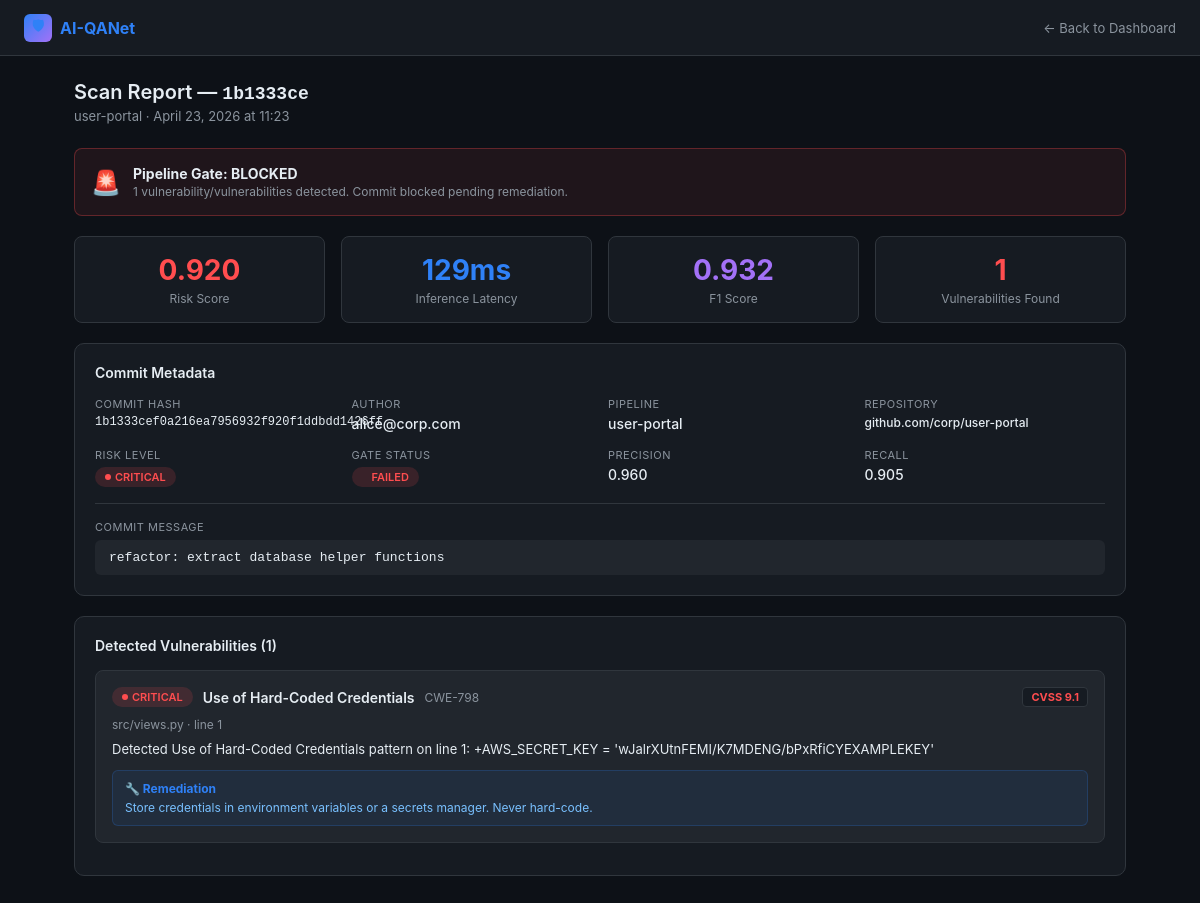
/run/1/, run on the app's committed database.
### scanner/models.py (models this page shows, shortened)
class PipelineRun(models.Model):
    RISK_CHOICES = [
        ('critical', 'Critical Vulnerability'),
        ('high', 'High Risk'),
        ('medium', 'Medium Risk'),
        ('low', 'Low / No Risk'),
    ]
    STATUS_CHOICES = [
        ('passed', 'Passed'),
        ('failed', 'Failed'),
        ('running', 'Running'),
    ]
    pipeline = models.ForeignKey(Pipeline, on_delete=models.CASCADE, related_name='runs')
    commit_hash = models.CharField(max_length=40)
    commit_message = models.TextField()
    author = models.CharField(max_length=100)
    risk_level = models.CharField(max_length=20, choices=RISK_CHOICES)
    risk_score = models.FloatField(help_text="0.0 to 1.0")
    status = models.CharField(max_length=20, choices=STATUS_CHOICES)
    inference_ms = models.IntegerField(help_text="Inference latency in ms")
    precision = models.FloatField(default=0.0)
    recall = models.FloatField(default=0.0)
    f1_score = models.FloatField(default=0.0)
    vulnerabilities_found = models.IntegerField(default=0)
    _vulnerabilities_detail = models.TextField(db_column='vulnerabilities_detail', default='[]')
    created_at = models.DateTimeField(auto_now_add=True)
    @property
    def vulnerabilities_detail(self):
        return json.loads(self._vulnerabilities_detail)
    @vulnerabilities_detail.setter
    def vulnerabilities_detail(self, value):
        self._vulnerabilities_detail = json.dumps(value)

class Pipeline(models.Model):
    name = models.CharField(max_length=200)
    repository = models.CharField(max_length=300)
    branch = models.CharField(max_length=100, default='main')
    created_at = models.DateTimeField(auto_now_add=True)

class Vulnerability(models.Model):
    SEVERITY_CHOICES = [
        ('critical', 'Critical'),
        ('high', 'High'),
        ('medium', 'Medium'),
        ('low', 'Low'),
    ]
    run = models.ForeignKey(PipelineRun, on_delete=models.CASCADE, related_name='vuln_set')
    cwe_id = models.CharField(max_length=20)
    cve_id = models.CharField(max_length=30, blank=True)
    title = models.CharField(max_length=300)
    description = models.TextField()
    severity = models.CharField(max_length=20, choices=SEVERITY_CHOICES)
    file_path = models.CharField(max_length=500)
    line_number = models.IntegerField()
    cvss_score = models.FloatField(default=0.0)
    remediation = models.TextField(blank=True)

### scanner/views.py (the view)
# urls.py: path('run/<int:pk>/', views.run_detail, name='run_detail'),
def run_detail(request, pk):
    run = get_object_or_404(PipelineRun.objects.select_related('pipeline'), pk=pk)
    vulns = run.vuln_set.order_by('-cvss_score')
    context = {'run': run, 'vulns': vulns}
    return render(request, 'scanner/run_detail.html', context)

### scanner/templates/scanner/run_detail.html (shortened to what this page needs)
<!DOCTYPE html>
<html lang="en">
<head>
</head>
<body>
<nav>
  <a href="{% url 'dashboard' %}" class="nav-brand"><div class="icon">🛡</div>AI-QANet</a>
  <a href="{% url 'dashboard' %}" class="back-link">← Back to Dashboard</a>
</nav>
<div class="page">
  <div class="page-title">Scan Report — <code style="font-size:18px">{{ run.commit_hash|slice:":8" }}</code></div>
  <div class="page-sub">{{ run.pipeline.name }} · {{ run.created_at|date:"F j, Y \a\t H:i" }}</div>
  {% if run.status == 'passed' %}
  <div class="pass-banner">
    <div class="banner-icon">✅</div>
    <div class="banner-text"><strong>Pipeline Gate: PASSED</strong><p>No critical or high-severity vulnerabilities detected. Commit cleared for merge.</p></div>
  </div>
  {% else %}
  <div class="fail-banner">
    <div class="banner-icon">🚨</div>
    <div class="banner-text"><strong>Pipeline Gate: BLOCKED</strong><p>{{ run.vulnerabilities_found }} vulnerability/vulnerabilities detected. Commit blocked pending remediation.</p></div>
  </div>
  {% endif %}
  <div class="metrics-row">
    <div class="metric"><div class="val" style="color:{% if run.risk_level == 'critical' %}var(--critical){% elif run.risk_level == 'high' %}var(--high){% elif run.risk_level == 'medium' %}var(--medium){% else %}var(--low){% endif %}">{{ run.risk_score|floatformat:3 }}</div><div class="lbl">Risk Score</div></div>
    <div class="metric"><div class="val">{{ run.inference_ms }}ms</div><div class="lbl">Inference Latency</div></div>
    <div class="metric"><div class="val" style="color:#a371f7">{{ run.f1_score|floatformat:3 }}</div><div class="lbl">F1 Score</div></div>
    <div class="metric"><div class="val" style="color:var(--critical)">{{ run.vulnerabilities_found }}</div><div class="lbl">Vulnerabilities Found</div></div>
  </div>
  <div class="card">
    <div class="card-title">Commit Metadata</div>
    <div class="meta-grid">
      <div class="meta-item"><div class="label">Commit Hash</div><div class="value" style="font-family:monospace;font-size:12px">{{ run.commit_hash }}</div></div>
      <div class="meta-item"><div class="label">Author</div><div class="value">{{ run.author }}</div></div>
      <div class="meta-item"><div class="label">Pipeline</div><div class="value">{{ run.pipeline.name }}</div></div>
      <div class="meta-item"><div class="label">Repository</div><div class="value" style="font-size:12px">{{ run.pipeline.repository }}</div></div>
      <div class="meta-item"><div class="label">Risk Level</div><div class="value"><span class="badge badge-{{ run.risk_level }}">{{ run.risk_level }}</span></div></div>
      <div class="meta-item"><div class="label">Gate Status</div><div class="value"><span class="badge badge-{{ run.status }}">{{ run.status }}</span></div></div>
      <div class="meta-item"><div class="label">Precision</div><div class="value">{{ run.precision|floatformat:3 }}</div></div>
      <div class="meta-item"><div class="label">Recall</div><div class="value">{{ run.recall|floatformat:3 }}</div></div>
    </div>
    <div style="margin-top:16px;padding-top:16px;border-top:1px solid var(--border)">
      <div class="meta-item"><div class="label" style="margin-bottom:6px">Commit Message</div><div class="value" style="background:var(--surface2);padding:10px 14px;border-radius:6px;font-family:monospace;font-size:13px">{{ run.commit_message }}</div></div>
    </div>
  </div>
  <div class="card">
    <div class="card-title">Detected Vulnerabilities ({{ vulns|length }})</div>
    {% if vulns %}
      {% for v in vulns %}
      <div class="vuln-card">
        <div class="vuln-header">
          <span class="badge badge-{{ v.severity }}">{{ v.severity }}</span>
          <span class="vuln-title">{{ v.title }}</span>
          <span style="color:var(--muted);font-size:12px">{{ v.cwe_id }}</span>
          <span class="cvss-badge" style="color:{% if v.cvss_score >= 9 %}var(--critical){% elif v.cvss_score >= 7 %}var(--high){% elif v.cvss_score >= 4 %}var(--medium){% else %}var(--low){% endif %}">CVSS {{ v.cvss_score }}</span>
        </div>
        <div class="vuln-meta">{{ v.file_path }} · line {{ v.line_number }}</div>
        <div class="vuln-desc">{{ v.description }}</div>
        <div class="vuln-remediation"><strong>🔧 Remediation</strong>{{ v.remediation }}</div>
      </div>
      {% endfor %}
    {% else %}
      <div class="empty">
        <div style="font-size:40px;margin-bottom:12px">🎉</div>
        <p>No vulnerabilities detected. This commit passed all AI-QANet security checks.</p>
      </div>
    {% endif %}
  </div>
</div>
</body>
</html>

### scanner/templates/scanner/run_detail.html (style rules this page uses)
:root { --bg:#0d1117;--surface:#161b22;--surface2:#21262d;--border:#30363d;--text:#e6edf3;--muted:#8b949e;--critical:#ff4d4f;--high:#ff7a00;--medium:#f0c040;--low:#3fb950;--accent:#2f81f7; }
* { box-sizing:border-box;margin:0;padding:0; }
body { background:var(--bg);color:var(--text);font-family:-apple-system,BlinkMacSystemFont,'Segoe UI',sans-serif;font-size:14px; }
nav { background:var(--surface);border-bottom:1px solid var(--border);padding:0 24px;display:flex;align-items:center;height:56px;gap:24px; }
.nav-brand { font-size:16px;font-weight:700;color:var(--accent);display:flex;align-items:center;gap:8px;text-decoration:none; }
.nav-brand .icon { width:28px;height:28px;background:linear-gradient(135deg,var(--accent),#a371f7);border-radius:6px;display:flex;align-items:center;justify-content:center;font-size:14px; }
.back-link { color:var(--muted);text-decoration:none;font-size:13px;margin-left:auto; }
.page { max-width:1100px;margin:0 auto;padding:24px; }
.card { background:var(--surface);border:1px solid var(--border);border-radius:10px;padding:20px;margin-bottom:20px; }
.card-title { font-size:14px;font-weight:600;margin-bottom:16px;color:var(--text); }
.meta-grid { display:grid;grid-template-columns:repeat(auto-fill,minmax(200px,1fr));gap:16px; }
.meta-item .label { color:var(--muted);font-size:11px;text-transform:uppercase;letter-spacing:.5px;margin-bottom:4px; }
.meta-item .value { font-size:14px;font-weight:500; }
.badge { display:inline-flex;align-items:center;gap:4px;padding:3px 10px;border-radius:20px;font-size:11px;font-weight:600;text-transform:uppercase; }
.badge::before { content:'';width:6px;height:6px;border-radius:50%; }
.badge-critical { background:rgba(255,77,79,.15);color:var(--critical); }
.badge-critical::before { background:var(--critical); }
.badge-failed { background:rgba(255,77,79,.15);color:var(--critical); }
.metrics-row { display:grid;grid-template-columns:repeat(4,1fr);gap:16px;margin-bottom:20px; }
.metric { background:var(--surface);border:1px solid var(--border);border-radius:8px;padding:16px;text-align:center; }
.metric .val { font-size:28px;font-weight:700;color:var(--accent); }
.metric .lbl { color:var(--muted);font-size:12px;margin-top:4px; }
.vuln-card { background:var(--surface2);border:1px solid var(--border);border-radius:8px;padding:16px;margin-bottom:12px; }
.vuln-header { display:flex;align-items:center;gap:10px;margin-bottom:10px; }
.vuln-title { font-weight:600;font-size:14px; }
.vuln-meta { font-size:12px;color:var(--muted);margin-bottom:8px; }
.vuln-desc { font-size:13px;color:var(--text);margin-bottom:10px;line-height:1.5; }
.vuln-remediation { background:rgba(47,129,247,.08);border:1px solid rgba(47,129,247,.2);border-radius:6px;padding:10px 12px;font-size:12px;color:#79c0ff; }
.vuln-remediation strong { display:block;margin-bottom:4px;color:var(--accent); }
.cvss-badge { background:var(--surface);border:1px solid var(--border);border-radius:4px;padding:2px 8px;font-size:11px;font-weight:700;margin-left:auto; }
.page-title { font-size:20px;font-weight:600;margin-bottom:4px; }
.page-sub { color:var(--muted);font-size:13px;margin-bottom:24px; }
.fail-banner { background:rgba(255,77,79,.08);border:1px solid rgba(255,77,79,.3);border-radius:8px;padding:16px;margin-bottom:20px;display:flex;align-items:center;gap:12px; }
.banner-icon { font-size:24px; }
.banner-text strong { display:block;margin-bottom:2px; }
.banner-text p { color:var(--muted);font-size:12px; }

### data on the page
PipelineRun: commit_hash "1b1333ce", pipeline.name "user-portal", created_at "April 23, 2026 at 11:23", vulnerabilities_found "1", risk_score "0.920", inference_ms "129", f1_score "0.932", commit_hash "1b1333cef0a216ea7956932f920f1ddbdd1426ff", author "alice@corp.com", pipeline.repository "github.com/corp/user-portal", risk_level "CRITICAL", status "FAILED", precision "0.960", recall "0.905", commit_message "refactor: extract database helper functions"
Vulnerability: severity "CRITICAL", title "Use of Hard-Coded Credentials", cwe_id "CWE-798", cvss_score "9.1", file_path "src/views.py", line_number "1", description "Detected Use of Hard-Coded Credentials pattern on line 1: +AWS_SECRET_KEY = 'wJalrXUtnFEMI/K7MDENG/bPxRfiCYEXAMPLEKEY'", remediation "Store credentials in environment variables or a secrets manager. Never hard-code."

### other printed values
{{ vulns|length }} "1"
